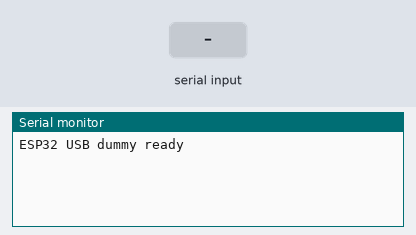
Recording of a sketch running on a simulated ESP32. Shown: the last lines printed to the serial monitor. The inputs (shaded band) are chosen by the test bench.

Above: at 1.3 s.
1.4 s: "CMD,VALVE,\n" received over Serial
At 2.5 s:
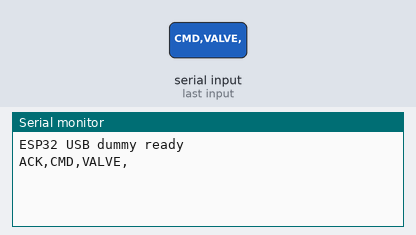
4.4 s: "status\n" received over Serial
At 4.8 s:
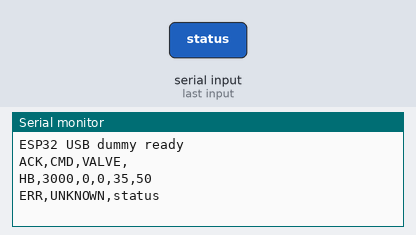
5.9 s: "threshold\n" received over Serial
7.4 s: "CMD,SOIL,\n" received over Serial
At 8.2 s:
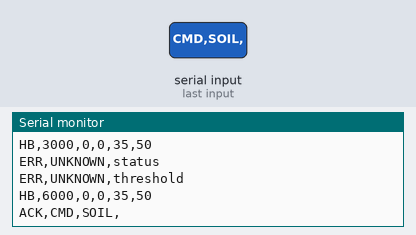
8.9 s: "MoistureThreshold\n" received over Serial
10.4 s: "DATA,SOIL,\n" received over Serial
At 11.7 s:
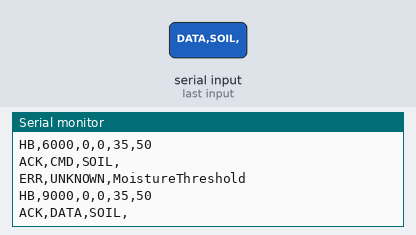
Timing chart, 0 to 12.9 s (numbered marks = the images above; inputs shaded):
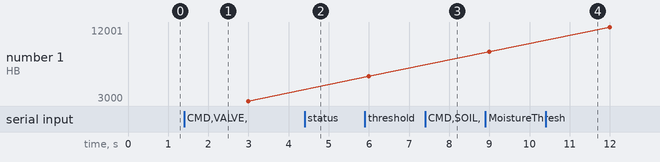

Measured:
- after the input at 1.4 s, the serial monitor: prints a new line at once (image 1)
- after the input at 4.4 s, the serial monitor: prints a new line at once (image 2)
- after the input at 7.4 s, the serial monitor: prints a new line at once (image 3)
- after the input at 10.4 s, the serial monitor: prints a new line at once (image 4)
- plotted number 1: 9000 → 12001 after the input at 10.4 s

The sketch:

esp32_usb_dummy.ino
```cpp
#include <Arduino.h>

// Simple USB serial protocol for laptop bridge testing.
// Incoming from laptop:
//   DATA,SOIL,Temperature,30.1,Humidity,55,Moisture,42,Battery,90,MoistureThreshold,35,status,1
//   DATA,VALVE,status,1,flow,26,pressure,48,threshold,50,Battery,95
//   CMD,VALVE,status,1,threshold,55
//   CMD,SOIL,MoistureThreshold,40
// Outgoing to laptop:
//   ACK,...   (echo of accepted command)
//   HB,uptimeMs,soilStatus,valveStatus

int soilStatus = 0;
int valveStatus = 0;
int moistureThreshold = 35;
int valveThreshold = 50;
unsigned long lastHeartbeatMs = 0;

int tokenCount(const String& s) {
  if (s.length() == 0) return 0;
  int c = 1;
  for (unsigned int i = 0; i < s.length(); i++) {
    if (s[i] == ',') c++;
  }
  return c;
}

String tokenAt(const String& s, int index) {
  int start = 0;
  int current = 0;
  for (unsigned int i = 0; i <= s.length(); i++) {
    if (i == s.length() || s[i] == ',') {
      if (current == index) return s.substring(start, i);
      current++;
      start = i + 1;
    }
  }
  return "";
}

void applyCommand(const String& line) {
  if (line.startsWith("CMD,VALVE,")) {
    for (int i = 2; i + 1 < tokenCount(line); i += 2) {
      String key = tokenAt(line, i);
      int value = tokenAt(line, i + 1).toInt();
      if (key == "status") valveStatus = value > 0 ? 1 : 0;
      if (key == "threshold") valveThreshold = value;
    }
    Serial.println("ACK," + line);
    return;
  }

  if (line.startsWith("CMD,SOIL,")) {
    for (int i = 2; i + 1 < tokenCount(line); i += 2) {
      String key = tokenAt(line, i);
      int value = tokenAt(line, i + 1).toInt();
      if (key == "MoistureThreshold") moistureThreshold = value;
      if (key == "status") soilStatus = value > 0 ? 1 : 0;
    }
    Serial.println("ACK," + line);
    return;
  }
}

void applyData(const String& line) {
  // Keep simple: only track status/threshold fields so you can verify round-trip.
  if (line.startsWith("DATA,SOIL,")) {
    for (int i = 2; i + 1 < tokenCount(line); i += 2) {
      String key = tokenAt(line, i);
      int value = tokenAt(line, i + 1).toInt();
      if (key == "status") soilStatus = value > 0 ? 1 : 0;
      if (key == "MoistureThreshold") moistureThreshold = value;
    }
    Serial.println("ACK," + line);
    return;
  }

  if (line.startsWith("DATA,VALVE,")) {
    for (int i = 2; i + 1 < tokenCount(line); i += 2) {
      String key = tokenAt(line, i);
      int value = tokenAt(line, i + 1).toInt();
      if (key == "status") valveStatus = value > 0 ? 1 : 0;
      if (key == "threshold") valveThreshold = value;
    }
    Serial.println("ACK," + line);
    return;
  }
}

void setup() {
  Serial.begin(115200);
  delay(150);
  Serial.println("ESP32 USB dummy ready");
}

void loop() {
  if (Serial.available()) {
    String line = Serial.readStringUntil('\n');
    line.trim();
    if (line.length() > 0) {
      if (line.startsWith("CMD,")) applyCommand(line);
      else if (line.startsWith("DATA,")) applyData(line);
      else Serial.println("ERR,UNKNOWN," + line);
    }
  }

  if (millis() - lastHeartbeatMs >= 3000) {
    Serial.print("HB,");
    Serial.print(millis());
    Serial.print(",");
    Serial.print(soilStatus);
    Serial.print(",");
    Serial.print(valveStatus);
    Serial.print(",");
    Serial.print(moistureThreshold);
    Serial.print(",");
    Serial.println(valveThreshold);
    lastHeartbeatMs = millis();
  }
}
```
